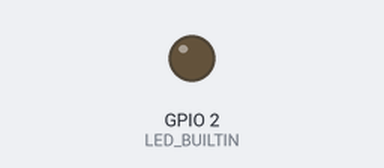
Simulated run of this sketch. Board: ESP8266 (NodeMCU). On the bench: output pins drawn as LEDs (lit = HIGH, except the on-board LED, lit = LOW). What the sketch prints to the serial monitor is not drawn.

Above: at 5.1 s.
At 112.1 s:
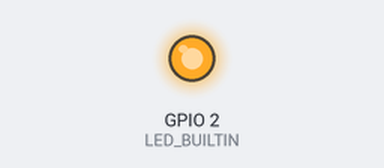
Timing chart, 0 to 114.0 s (numbered marks = the images above):
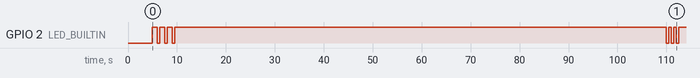

The sketch:

AP_Demo_JPO.ino
```cpp
#include <Arduino.h>
#include <ESP8266WiFi.h>
#include <WiFiUdp.h>
#define BUFFER_SIZE 255 //size of the buffer

//Client Structure
struct Clt {
  String c_name;
  IPAddress ip;
  int port;
  int angle_min;
  int angle_Center;
  int angle_max;
};

/*----------------------
     List of clients
  -----------------------*/
Clt client1{"SHOULDER RIGHT", IPAddress(172, 20, 10, 121), 4321, 5, 10, 50}; //Arrière(-5) - neutre(0) - Avant(+40)   //CHECK
Clt client2{"OMOPLATE RIGHT", IPAddress(172, 20, 10, 122), 4321, 30, 30, 70}; //Collé au corps(0) - neutre(0) - Levé côté(+40)    //CHECK
Clt client3{"ROTATE RIGHT", IPAddress(172, 20, 10, 123), 4321, 80, 100, 140}; //Vers l'intérieur(-20) - neutre(0) - vers l'extérieur(+40)  //CHECK
Clt client4{"BICEPS RIGHT", IPAddress(172, 20, 10, 124), 4321, 20, 50, 102}; //VALEURS A VERIFIER
Clt client5{"HEAD Y", IPAddress(172, 20, 10, 125), 4321, 60, 130, 180};   //Menton en bas(-70) - neutre(0) - Lève la tête(+50)    //CHECK
Clt client6{"HEAD Z", IPAddress(172, 20, 10, 126), 4321, 50, 102, 160};   //A droite(-52) - neutre(0) - A gauche(+58)   //CHECK
Clt client7{"HAND RIGHT", IPAddress(172, 20, 10, 127), 4321, 0, 0, 150};          //HAND RIGHT    //VALEURS A VERIFIER
Clt client8{"HAND LEFT", IPAddress(172, 20, 10, 128), 4321, 0, 0, 150};             //HAND LEFT   //VALEURS A VERIFIER
Clt client9{"WRIST RIGHT", IPAddress(172, 20, 10, 129), 4321, 0, 0, 130};   //VALEURS A VERIFIER
Clt clientA{"WAIST", IPAddress(172, 20, 10, 130), 4321, 40, 85, 130};  //vers la droite(-45) - neutre(0) - vers la gauche(+45)  //CHECK
Clt clientB{"SPINE", IPAddress(172, 20, 10, 131), 4321, 55, 80, 105}; //vers la droite(+25) - neutre(0) - vers la gauche(-25)   //CHECK


Clt clientC{"SHOULDER LEFT", IPAddress(172, 20, 10, 132), 4321, 80, 85, 125}; //Arrière(-5) - neutre(0) - Avant(+40)   //CHECK
Clt clientD{"OMOPLATE LEFT", IPAddress(172, 20, 10, 133), 4321, 0, 0, 40}; //Collé au corps(0) - neutre(0) - Levé côté(+40)    //CHECK
Clt clientE{"ROTATE LEFT", IPAddress(172, 20, 10, 134), 4321, 80, 100, 140}; //Vers l'intérieur(-20) - neutre(0) - vers l'extérieur(+40)  //CHECK


//WiFi Connection

const char* AP_ssid = "ESPsoftAP";
const char* AP_password = "ESP8266Inmoov";

String envoie_angle = ""; // Initialised to nothing.
int angle = 0;           //Initialised to nothing.

char envoie_pkt[255]; // The char array who will be send

//Different IP Address for the Station (STA) and the Acces Point (AP)
IPAddress STA_ip(192, 168, 4, 22);
IPAddress STA_gateway(192, 168, 4, 9);
IPAddress AP_ip(172, 20, 10, 22);
IPAddress AP_gateway(172, 20, 10, 9);
IPAddress subnet(255, 255, 255, 0);


//Define the User Datagram Protocol
WiFiUDP udp;


void setup() {
  Serial.begin(115200);
  delay(5000);
  pinMode(LED_BUILTIN, OUTPUT);


  /*----------------------
          Config AP
    -----------------------*/
  WiFi.softAP(AP_ssid, AP_password);
  WiFi.softAPConfig(AP_ip, AP_gateway, subnet);
  Serial.println("\nSetting AP\t");
  Serial.print(AP_ssid);
  Serial.print('\n');
  Serial.println("IP adress AP:\t");
  Serial.println(WiFi.softAPIP());
  Serial.println('\n');
  WiFi.printDiag(Serial);
}

//send pkg to the corresponding client
void SendPacket(const char content[], IPAddress ip, int port)
{
  udp.beginPacket(ip, port);
  udp.write(content);
  udp.endPacket();
}

char* ConvertToPacket(int angle) {   //Convert the angle given into a char array packet
  char*  pck_char  = (char*) malloc(BUFFER_SIZE);
  String angle_str = String(angle);
  if ((0 <= angle && angle < 10) || (0 >= angle && angle > -10)) {   // 0 <= angle < 10  ; -10 < angle <= 0
    pck_char[0] = angle_str[0];
  }
  if ((10 <= angle && angle < 100) || (-10 >= angle && angle > -100)) {   // 10 <= angle < 100  ; -100 < angle <= -10
    pck_char[0] = angle_str[0];
    pck_char[1] = angle_str[1];
  }
  if ((100 <= angle && angle <= 180) || (-100 >= angle && angle >= -180)) {   // 100 <= angle <= 180  ; -180 <= angle <= -100
    pck_char[0] = angle_str[0];
    pck_char[1] = angle_str[1];
    pck_char[2] = angle_str[2];
  }
  return pck_char;
}


/*-------------------------
        Mouvement Methods
  --------------------------*/

//******************
// All Head moves
//******************
void Move_HEAD(char move_direction) { // U = UP ; D = Down ; R = Right ; L = Left ; 9 = Up Right ; 7 = Up Left ; 3 = Down Right ; 1 = Down Left ; 0 = Reset Position (1~=0)
  char* pck_char_HEAD_Y;                                                            //see arrows on num keyboard (from InMoov's view)
  char* pck_char_HEAD_Z;
  int HEAD_Y_U = 45;
  int HEAD_Y_D = -65;
  int HEAD_Z_R = -50;
  int HEAD_Z_L = 55;

  switch (move_direction) {
    case 'U': //UP
      pck_char_HEAD_Y = ConvertToPacket(HEAD_Y_U);
      pck_char_HEAD_Z = ConvertToPacket(1);
      break;
    case 'D': //DOWN
      pck_char_HEAD_Y = ConvertToPacket(HEAD_Y_D);
      pck_char_HEAD_Z = ConvertToPacket(1);
      break;
    case 'R': //RIGHT
      pck_char_HEAD_Y = ConvertToPacket(1);
      pck_char_HEAD_Z = ConvertToPacket(HEAD_Z_R);
      break;
    case 'L': //LEFT
      pck_char_HEAD_Y = ConvertToPacket(1);
      pck_char_HEAD_Z = ConvertToPacket(HEAD_Z_L);
      break;
    case '9': //UP RIGHT
      pck_char_HEAD_Y = ConvertToPacket(HEAD_Y_U);
      pck_char_HEAD_Z = ConvertToPacket(HEAD_Z_R);
      break;
    case '7': //UP LEFT
      pck_char_HEAD_Y = ConvertToPacket(HEAD_Y_U);
      pck_char_HEAD_Z = ConvertToPacket(HEAD_Z_L);
      break;
    case '3': //DOWN RIGHT
      pck_char_HEAD_Y = ConvertToPacket(HEAD_Y_D);
      pck_char_HEAD_Z = ConvertToPacket(HEAD_Z_R);
      break;
    case '1': //DOWN LEFT
      pck_char_HEAD_Y = ConvertToPacket(HEAD_Y_D);
      pck_char_HEAD_Z = ConvertToPacket(HEAD_Z_L);
      break;
    case '0': //RESET
      pck_char_HEAD_Y = ConvertToPacket(1);
      pck_char_HEAD_Z = ConvertToPacket(1);
      break;
  }
  SendPacket(pck_char_HEAD_Y, client5.ip, client5.port);
  SendPacket(pck_char_HEAD_Z, client6.ip, client6.port);
}


void WAIST_MOVES(int angle) {
  char* pck_WAIST = ConvertToPacket(angle);
  SendPacket(pck_WAIST, clientA.ip, clientA.port);
}

void SPINE_MOVES(int angle) {
  char* pck_SPINE = ConvertToPacket(angle);
  SendPacket(pck_SPINE, clientB.ip, clientB.port);
}


/*----------------------
        MAIN LOOP
    ---------------------*/
void loop() {

  digitalWrite(LED_BUILTIN, HIGH);
  delay(1000);
  digitalWrite(LED_BUILTIN, LOW);
  delay(500);
  digitalWrite(LED_BUILTIN, HIGH);
  delay(1000);
  digitalWrite(LED_BUILTIN, LOW);
  delay(500);
  digitalWrite(LED_BUILTIN, HIGH);
  delay(1000);
  digitalWrite(LED_BUILTIN, LOW);
  delay(500);
  digitalWrite(LED_BUILTIN, HIGH);
  delay(60000); //Attend 1min avant de commencer les moves le temps que les STA s'y connectent

  /*
    digitalWrite(LED_BUILTIN, HIGH);
    delay(500);
    digitalWrite(LED_BUILTIN, LOW);
    delay(500);
    digitalWrite(LED_BUILTIN, HIGH);
    delay(500);
    digitalWrite(LED_BUILTIN, LOW);
    delay(500);
    digitalWrite(LED_BUILTIN, HIGH);
    delay(500);
    digitalWrite(LED_BUILTIN, LOW);
    delay(500);
    digitalWrite(LED_BUILTIN, HIGH);
    delay(1000);
  */
  Move_HEAD('R');       //Tête à droite
  delay(10000);
  SPINE_MOVES(20);      //Penche à droite
  delay(10000);
  Move_HEAD('L');       //Tête à gauche
  delay(10000);
  SPINE_MOVES(1);       //Reset Spine

  delay(10000);

  digitalWrite(LED_BUILTIN, HIGH);
  delay(500);
  digitalWrite(LED_BUILTIN, LOW);
  delay(500);
  digitalWrite(LED_BUILTIN, HIGH);
  delay(500);
  digitalWrite(LED_BUILTIN, LOW);
  delay(500);
  digitalWrite(LED_BUILTIN, HIGH);
  delay(500);
  digitalWrite(LED_BUILTIN, LOW);
  delay(500);
  digitalWrite(LED_BUILTIN, HIGH);
  delay(1000);

  WAIST_MOVES(40);      //Pivote à gauche
  delay(10000);
  Move_HEAD('R');       //Tête à droite
  delay(10000);
  WAIST_MOVES(-40);     //Pivote à droite
  delay(10000);
  Move_HEAD('D');       //Tête en bas
  delay(10000);
  SPINE_MOVES(-10);     //Penche à gauche
  delay(10000);
  WAIST_MOVES(1);       //Reset Waist
  delay(10000);
  Move_HEAD('U');       //Tête en haut
  delay(10000);
  SPINE_MOVES(1);       //Reset Spine
  delay(10000);
  Move_HEAD('0');       //RESET Head
}
```

Measured:
- by itself, GPIO 2 (LED_BUILTIN): LOW → HIGH at 5.0 s, → LOW 1.0 s later, → HIGH 0.50 s later, → LOW 1.0 s later, … (13 changes in this stretch)
